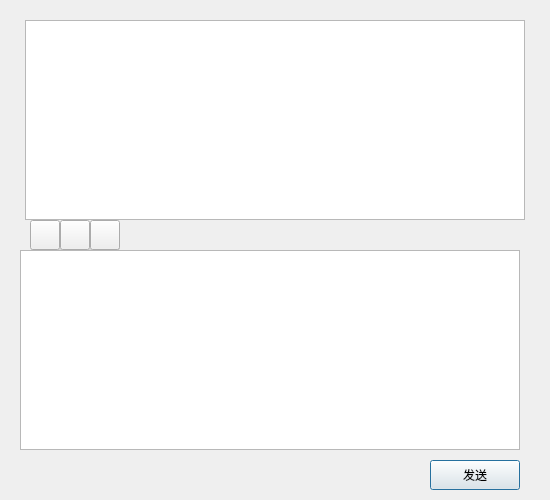
<?xml version="1.0" encoding="UTF-8"?>
<ui version="4.0">
 <class>ChatDialog</class>
 <widget class="QDialog" name="ChatDialog">
  <property name="geometry">
   <rect>
    <x>0</x>
    <y>0</y>
    <width>550</width>
    <height>500</height>
   </rect>
  </property>
  <property name="minimumSize">
   <size>
    <width>550</width>
    <height>500</height>
   </size>
  </property>
  <property name="maximumSize">
   <size>
    <width>550</width>
    <height>500</height>
   </size>
  </property>
  <property name="windowTitle">
   <string>Dialog</string>
  </property>
  <widget class="QTextBrowser" name="tb_chat">
   <property name="geometry">
    <rect>
     <x>25</x>
     <y>20</y>
     <width>500</width>
     <height>200</height>
    </rect>
   </property>
  </widget>
  <widget class="QTextEdit" name="te_chat">
   <property name="geometry">
    <rect>
     <x>20</x>
     <y>250</y>
     <width>500</width>
     <height>200</height>
    </rect>
   </property>
  </widget>
  <widget class="QPushButton" name="pb_send">
   <property name="geometry">
    <rect>
     <x>430</x>
     <y>460</y>
     <width>90</width>
     <height>30</height>
    </rect>
   </property>
   <property name="text">
    <string>发送</string>
   </property>
  </widget>
  <widget class="QGroupBox" name="groupBox">
   <property name="geometry">
    <rect>
     <x>30</x>
     <y>220</y>
     <width>90</width>
     <height>30</height>
    </rect>
   </property>
   <property name="title">
    <string/>
   </property>
   <widget class="QPushButton" name="pb_tool1">
    <property name="geometry">
     <rect>
      <x>0</x>
      <y>0</y>
      <width>30</width>
      <height>30</height>
     </rect>
    </property>
    <property name="text">
     <string/>
    </property>
   </widget>
   <widget class="QPushButton" name="pb_tool2">
    <property name="geometry">
     <rect>
      <x>30</x>
      <y>0</y>
      <width>30</width>
      <height>30</height>
     </rect>
    </property>
    <property name="text">
     <string/>
    </property>
   </widget>
   <widget class="QPushButton" name="pb_tool3">
    <property name="geometry">
     <rect>
      <x>60</x>
      <y>0</y>
      <width>30</width>
      <height>30</height>
     </rect>
    </property>
    <property name="text">
     <string/>
    </property>
   </widget>
  </widget>
 </widget>
 <resources/>
 <connections/>
</ui>
